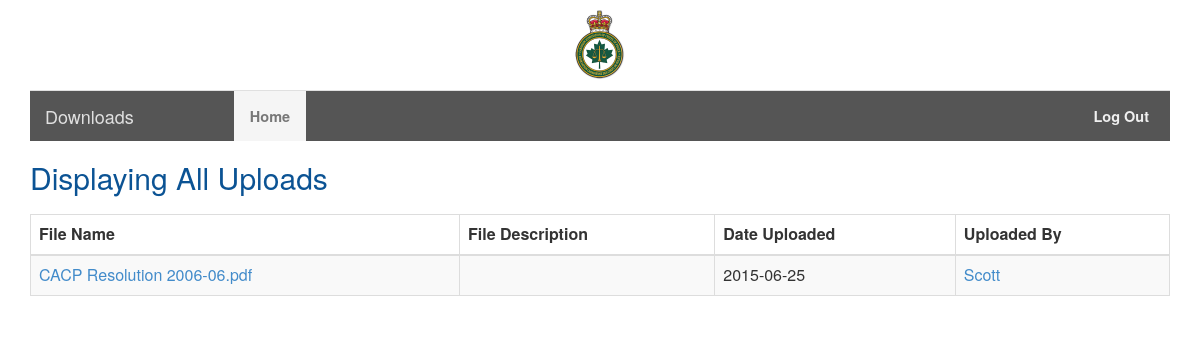
The page / on the database its author committed.
### tables this page shows
CREATE TABLE IF NOT EXISTS `files` (
  `file_id` int(11) NOT NULL,
  `file_name` varchar(255) NOT NULL,
  `file_descr` text NOT NULL,
  `usr_id` int(11) NOT NULL,
  `size` int(11) NOT NULL,
  `file_created` datetime NOT NULL
);

CREATE TABLE IF NOT EXISTS `users` (
  `usr_id` int(11) NOT NULL,
  `usr_email` text NOT NULL,
  `display_name` text NOT NULL,
  `usr_password` text NOT NULL,
  `usr_last_login` datetime NOT NULL,
  `usr_last_ip` varchar(255) NOT NULL,
  `usr_disabled` int(11) NOT NULL DEFAULT '0',
  `admin` int(11) NOT NULL DEFAULT '0',
  `force_password_change` int(11) NOT NULL DEFAULT '1',
  `usr_created` datetime NOT NULL DEFAULT CURRENT_TIMESTAMP
);

### functions/file_functions.php (called while the page is built, shortened)
<?php
function getFiles()
{
  global $db;
  $query = "
    SELECT *, date(file_created) as dateString  FROM files
  ";
  $stmt = $db->prepare($query);
  $stmt->execute();
  $files = array();
  while ($row = $stmt->fetch(PDO::FETCH_ASSOC)) {
    $files[] = $row;
  }
  return $files;
}

### functions/user_functions.php (called while the page is built, shortened)
<?php
function getUserByID($id)
{
  global $db;
  $query = "
  SELECT * FROM users
  WHERE usr_id = ?
  ";
  $stmt = $db->prepare($query);
  $stmt->execute(array($id));
  $user = $stmt->fetch(PDO::FETCH_ASSOC);
  return $user;
}

### index.php (the view, shortened to what this page needs)
<?php
include 'functions/functions.php';
$displayUsersUploads = false;
if (!isset($_GET['usr_id'])):
    $files = getFiles();
else:
    $files = getFilesByUser($_GET['usr_id']);
    $displayUsersUploads = true;
endif;
?>
<html>
    <head>
        <link rel="stylesheet" href="css/bootstrap.css">
        <link rel="stylesheet" type="text/css" href="//cdn.datatables.net/plug-ins/e9421181788/integration/bootstrap/3/dataTables.bootstrap.css">
    </head>
    <div class="container">
   	<div class="text-center" style="padding:10px;">
    	<img src="images/logo.png">
    </div>
	<nav class="navbar navbar-default">
	<div class="container-fluid">
	  <div class="navbar-header">
	    <a class="navbar-brand" href="#">Downloads</a>
	  </div>
	  <div id="navbar" class="navbar-collapse collapse">
	    <ul class="nav navbar-nav">
	      <li class="active"><a href="index.php">Home</a></li>
	    </ul>
	    <ul class="nav navbar-nav navbar-right" style="padding-right:20px;">
	      <li><a href="./logout.php">Log Out</a></li>
	    </ul>
	  </div>
	</div>
	</nav>
    <h1>
    <?php
    if ($displayUsersUploads):
        $user = getUserByID($_GET['usr_id']);
        echo sprintf("Displaying Uploads By %s", $user['display_name'] );
    else:
        echo "Displaying All Uploads";
    endif;
    ?>
    </h1>
    <div style="padding-top:10px">
        <table id="files" class="table dataTable table-striped table-bordered" cellpadding="0" cellspacing="0" border="0"  width="100%">
	        <thead>
	            <tr>
	                <th>File Name</th>
	                <th>File Description</th>
	                <th>Date Uploaded</th>
	                <th>Uploaded By</th>
	            </tr>
	        </thead>
	        <tbody>
	        <?php
            foreach($files as $file){
            ?>
                <tr>
                	<td><?php echo '<a href = "./downloadFile.php?file_id='.$file['file_id'].'">'.$file['file_name']?></a></td>
                	<td><?php echo $file['file_descr']?></td>
                	<td><?php echo $file['dateString']?></td>
                	<td>
                    <?php
                        $user = getUserByID($file['usr_id']);
                        if (isset($user)):
                            echo '<a href = "index.php?usr_id='.$file['usr_id'].'">'.$user['display_name'];
                        endif;
                    ?>
                    </td>
                </tr>
            <?php
            }
            ?>
	        </tbody>
        </table>
    </div>
    </div>
    </body>
</html>

### rows shown on the page
files: file_name "CACP Resolution 2006-06.pdf", dateString "2015-06-25", usr.display_name "Scott"
